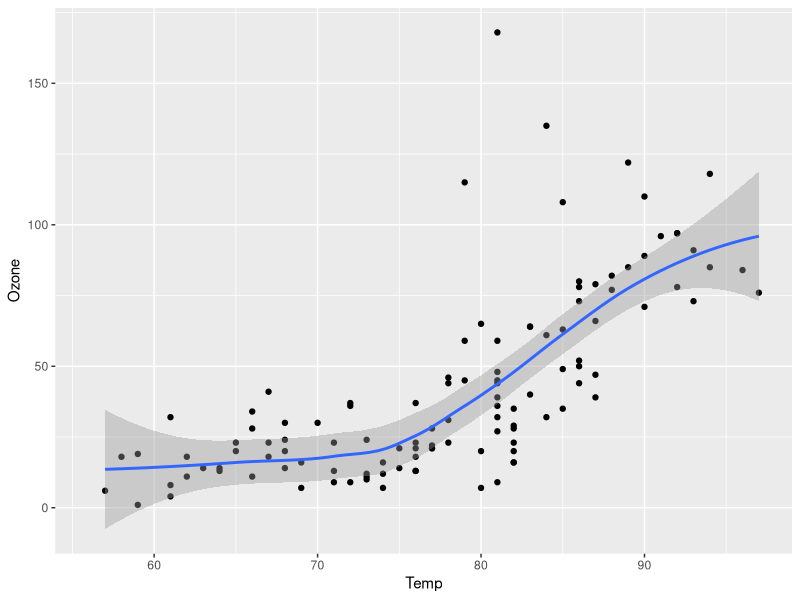
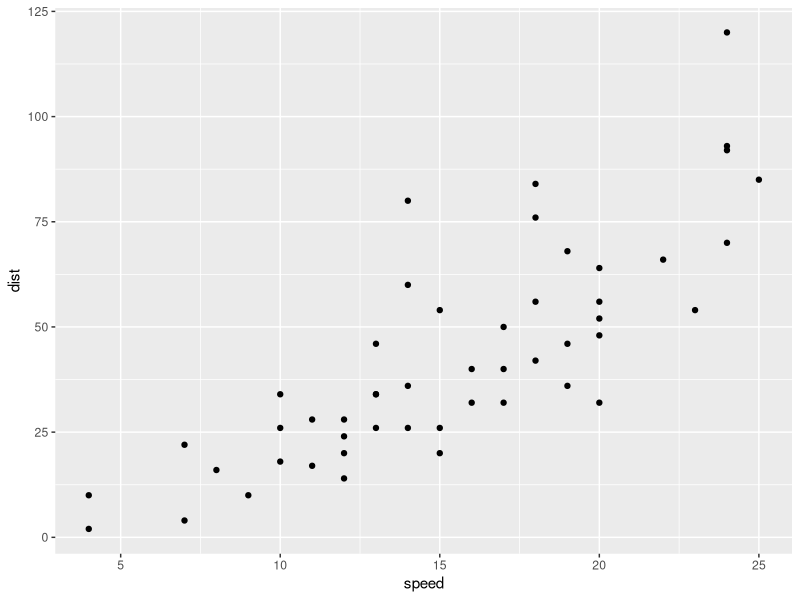
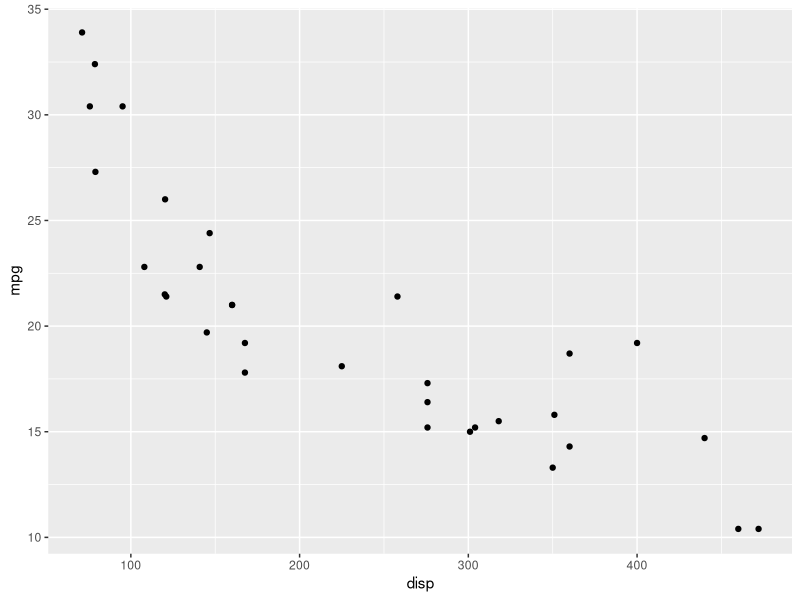

R code for these plots, in order:
## ---- chunk 1
1 + 1
## ---- chunk 2
#| warning: false
#| message: false
#| echo: fenced
#| output-location: column
#| label: fig-airquality
#| fig-cap: Teup and ozone level
library(ggplot2)
ggplot(airquality, aes(Temp, Ozone))+
  geom_point()+
  geom_smooth()
## ---- chunk 3
head(mtcars)
## ---- chunk 4
#| output-location: fragment
#| layout: [[45, -10, 45]]
#| fig-cap: 
#|    - "Speed and Stopping Distances of Cars"
#|    - "Engine displacement and fuel efficiency in cars"
#| message: false
#| warning: false

# #|을 통해 r chunk의 옵션을 변경할 수 있습니다.
# layout을 통해 figure의 위치를 조절할 수 있습니다.

require(dplyr)
require(ggplot2)
cars |>
  ggplot(aes(speed, dist)) +
  geom_point()

mtcars |>
  ggplot(aes(disp, mpg))+
  geom_point()
